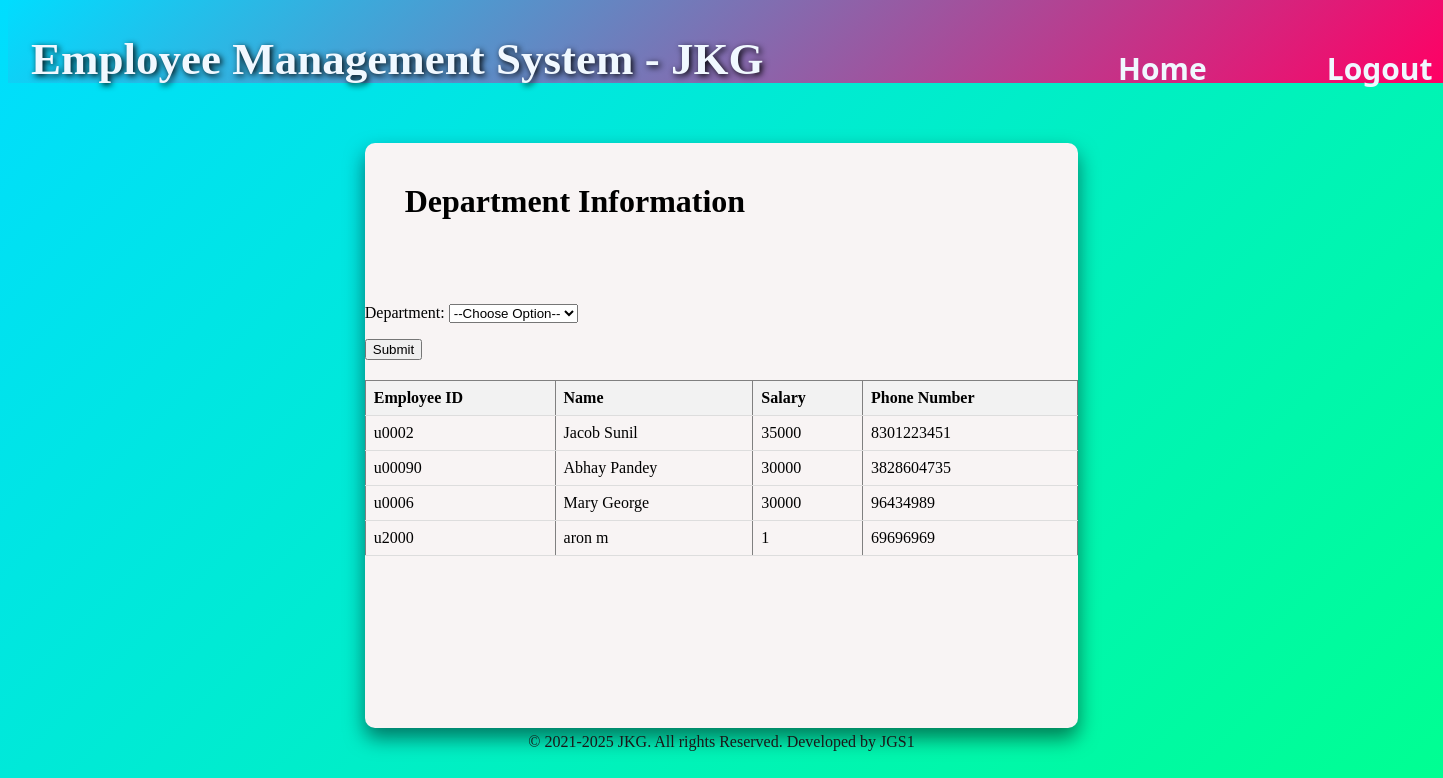
Before: /department/ with the older database file.
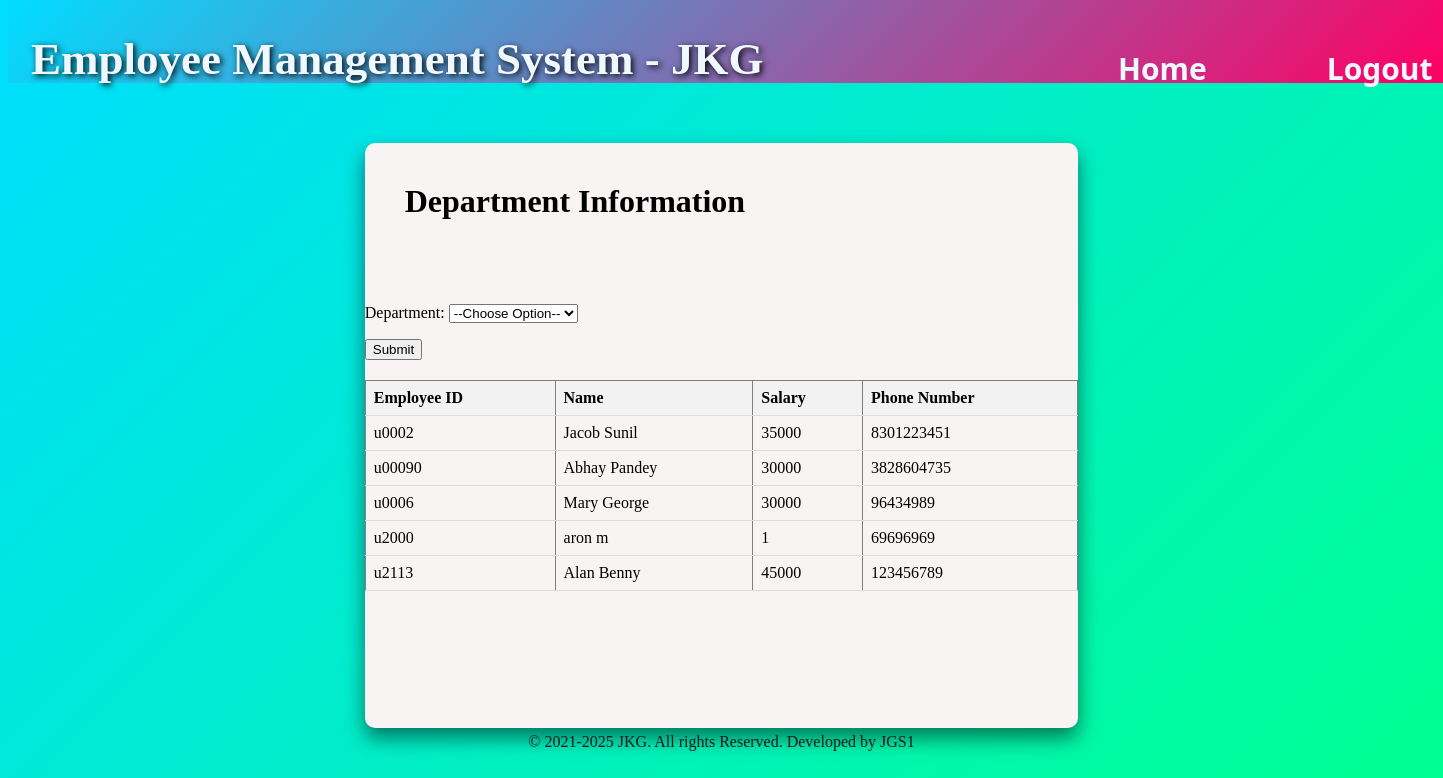
After: the same page with the newer database file.
### myapp/models.py (models this page shows, shortened)
class emp(models.Model):
  GENDER = [
    ('Male','Male'),
    ('Female','Female'),
    ('Other','Other'),
]
  DEP = [('Coding','Coding'),
         ('Debugging','Debugging'),
         ('Testing','Testing'),
         ('Animation','Animation'),
         ('Design','Design'),
]
  empid=models.CharField(max_length=100,unique=True)
  empname=models.CharField(max_length=150,null=True)
  dateb=models.DateField(null=True)
  datej=models.DateField(null=True)
  department=models.CharField(max_length=150,null=True,choices=DEP)
  age=models.IntegerField(null=True)
  address=models.CharField(max_length=300,null=True)
  salary=models.IntegerField(null=True)
  gender=models.CharField(max_length=100,null=True,choices=GENDER)
  phno=models.IntegerField(null=True)

### myapp/views.py (the view, shortened to what this page needs)
# urls.py: path('department/', views.department, name='department'),
def department(request):
    form = DepartmentForm(request.POST or None)
    employees = emp.objects.all()
    return render(request, 'myapp/departm.html', {'form': form, 'employees': employees})

### myapp/forms.py
class DepartmentForm(forms.Form):
    department = forms.ChoiceField(choices=[('select', '--Choose Option--'),
                                           ('Coding', 'Coding'),
                                           ('Debugging', 'Debugging'),
                                           ('Testing', 'Testing'),
                                           ('Animation', 'Animation'),
                                           ('Design', 'Design')])

### myapp/templates/myapp/departm.html (shortened to what this page needs)
<!DOCTYPE html>
<html style="height: 100%; background-image: linear-gradient(135deg, rgb(0, 221, 255), rgb(0, 255, 145));">
<head>
</head>
<div>
    <div class="header">
        <div class="title" style="width: 700px">
        <div style="width: 800px;">
            <h1 style="font-family: 'Times New Roman', Times, serif;font-size: 45px;color: aliceblue;text-shadow: 2px 2px 6px black;margin-left:-px ;"><span>E</span>mployee <span>M</span>anagement <span>S</span>ystem - <span>J</span><span>K</span><span>G</span></h1><br>
        </div></div>
        <div class="some" style="width: 400px;height:85px;margin-left: 375px;  display: flex;">
            <a style="text-decoration: none;" href="{% url 'home' %}">
                <div class="Home" style="padding-top: 45px;padding-left: 12px;font-size:30px ;font-family:system-ui, -apple-system, BlinkMacSystemFont, 'Segoe UI', Roboto, Oxygen, Ubuntu, Cantarell, 'Open Sans', 'Helvetica Neue', sans-serif;color: aliceblue;">
                    <b>Home</b>
                </div>
            </a>
            <a style="text-decoration: none;" href="{% url 'loginuser' %}">
                <div class="Logout" style="padding-top: 45px;padding-left: 120px;font-size:30px ;font-family:system-ui, -apple-system, BlinkMacSystemFont, 'Segoe UI', Roboto, Oxygen, Ubuntu, Cantarell, 'Open Sans', 'Helvetica Neue', sans-serif;color: aliceblue;">
                    <b>Logout</b>
                </div>
            </a>
        </div>
    </div>
    <div class="main">
        <h1 style="margin-left: 40px; margin-top:35px ; margin-bottom:50px  ;">Department Information</h1><br>
        <form method="post">
            {{ form.as_p }}
            <input type="submit" value="Submit">
        </form>
        {% if employees %}
            <table border="1">
                <thead>
                    <tr>
                        <th>Employee ID</th>
                        <th>Name</th>
                        <th>Salary</th>
                        <th>Phone Number</th>
                    </tr>
                </thead>
                <tbody>
                {% for employee in employees %}
                <tr>
                    <td>{{ employee.empid }}</td>
                    <td>{{ employee.empname }}</td>
                    <td>{{ employee.salary }}</td>
                    <td>{{ employee.phno }}</td>
                </tr>
                {% endfor %}
                </tbody>
            </table>
        {% else %}
            <p>No employees found.</p>
        {% endif %}
    </div>
</div>
<div class="footer" style="text-align: center ;color:rgb(25, 24, 24);padding-top:5px ;">© 2021-2025 JKG. All rights Reserved. Developed by JGS1</div>
</html>

Changed rows visible on the page:
added emp: empid "u2113", empname "Alan Benny", salary "45000", phno "123456789"
